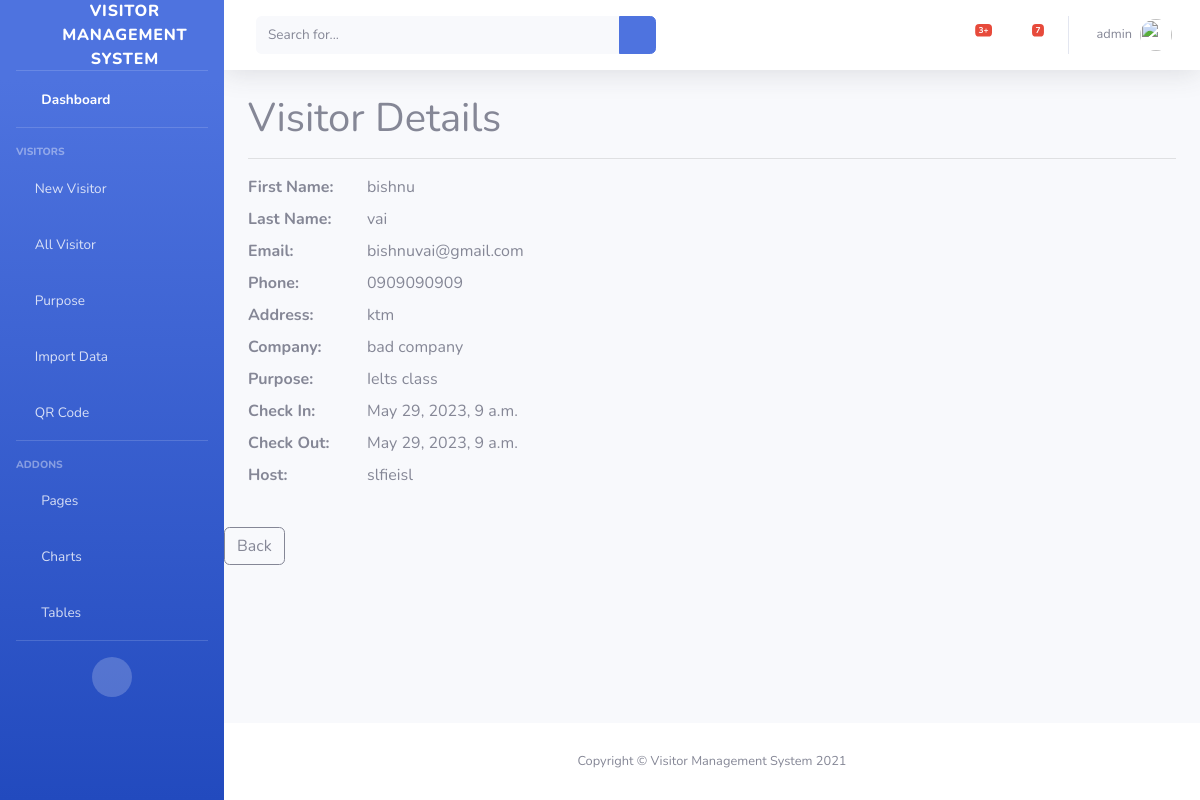
The page /visitor/details/11 (signed in) on the database its author committed.
### visitors/models.py (models this page shows)
class Visitor(models.Model):
    first_name = models.CharField(max_length=50)
    last_name = models.CharField(max_length=50)
    email = models.EmailField(blank=True, null=True)
    phone = models.CharField(max_length=20, blank=True, null=True)
    address = models.CharField(max_length=100)
    company = models.CharField(max_length=50, blank=True, null=True)
    purpose = models.ForeignKey(Purpose, on_delete=models.CASCADE)
    check_in = models.DateTimeField(blank=True, null=True, auto_now_add=True)
    check_out = models.DateTimeField(blank=True, null=True)
    host = models.CharField(max_length=100,blank=True, null=True)

class Purpose(models.Model):
    name = models.CharField(max_length=100)
    description = models.TextField(null = True)
    status = models.BooleanField(default=True)
    def __str__(self):
        return self.name

### visitors/views.py (the view)
# urls.py: path('visitor/details/<int:id>',views.details, name="details"),
@login_required
def details(request,id):
    visitor = Visitor.objects.get(id=id)
    temp = loader.get_template('details.html')
    context = {
        'visitor':visitor,
    }
    return HttpResponse(temp.render(context,request))

### visitors/templates/details.html
{% extends 'index.html' %}
{% block content %}
    <div class="container">
        <h1>Visitor Details</h1>
        <hr>
        <div class="row">
            <div class="col-md-6">
                <dl class="row">
                    <dt class="col-sm-3">First Name:</dt>
                    <dd class="col-sm-9">{{ visitor.first_name }}</dd>
                    <dt class="col-sm-3">Last Name:</dt>
                    <dd class="col-sm-9">{{ visitor.last_name }}</dd>
                    <dt class="col-sm-3">Email:</dt>
                    <dd class="col-sm-9">{{ visitor.email }}</dd>
                    <dt class="col-sm-3">Phone:</dt>
                    <dd class="col-sm-9">{{ visitor.phone }}</dd>
                    <dt class="col-sm-3">Address:</dt>
                    <dd class="col-sm-9">{{ visitor.address }}</dd>
                    <dt class="col-sm-3">Company:</dt>
                    <dd class="col-sm-9">{{ visitor.company }}</dd>
                    <dt class="col-sm-3">Purpose:</dt>
                    <dd class="col-sm-9">{{ visitor.purpose }}</dd>
                    <dt class="col-sm-3">Check In:</dt>
                    <dd class="col-sm-9">{{ visitor.check_in }}</dd>
                    <dt class="col-sm-3">Check Out:</dt>
                    <dd class="col-sm-9">{{ visitor.check_out }}</dd>
                    <dt class="col-sm-3">Host:</dt>
                    <dd class="col-sm-9">{{ visitor.host }}</dd>
                </dl>
            </div>
        </div>
    </div>
    <div class="my-3">
      <a href="/visitor/" class="btn btn-outline-secondary">Back</a>
  </div>
{% endblock %}

### visitors/templates/index.html (shortened to what this page needs)
<!DOCTYPE html>
<html lang="en">
<head>
    {% load static %}
    <link href= '{% static "vendor/fontawesome-free/css/all.min.css" %}' rel="stylesheet" type="text/css">
    <link href= '{%static "css/sb-admin-2.min.css" %}' rel="stylesheet">
</head>
<body id="page-top">
    <div id="wrapper">
        <ul class="navbar-nav bg-gradient-primary sidebar sidebar-dark accordion" id="accordionSidebar">
            <a class="sidebar-brand d-flex align-items-center justify-content-center" href="index.html">
                <div class="sidebar-brand-icon rotate-n-15">
                    <i class="fas fa-laugh-wink"></i>
                </div>
                <div class="sidebar-brand-text mx-3">Visitor Management System</div>
            </a>
            <hr class="sidebar-divider my-0">
            <li class="nav-item active">
                <a class="nav-link" href="/dashboard/">
                    <i class="fas fa-fw fa-tachometer-alt"></i>
                    <span>Dashboard</span></a>
            </li>
            <hr class="sidebar-divider">
            <div class="sidebar-heading">
                Visitors
            </div>
            <li class="nav-item">
                <a class="nav-link" href="/new/">
                    <i class="fa fa-plus"></i>
                    <span>New Visitor</span></a>
            </li>
            <li class="nav-item">
                <a class="nav-link" href="/visitor/">
                    <i class="fas fa-user"></i>
                    <span>All Visitor</span></a>
            </li>
            <li class="nav-item">
                <a class="nav-link" href="/purpose/">
                    <i class="fas fa-briefcase"></i>
                    <span>Purpose</span></a>
            </li>
            <li class="nav-item">
                <a class="nav-link" href="/importdata/">
                    <i class="fas fa-arrow-circle-down"></i>
                    <span>Import Data</span></a>
            </li>
            <li class="nav-item">
                <a class="nav-link" href="/qr/">
                    <i class="fas fa-qrcode"></i>
                    <span>QR Code</span></a>
            </li>
            <hr class="sidebar-divider">
            <div class="sidebar-heading">
                Addons
            </div>
            <li class="nav-item">
                <a class="nav-link collapsed" href="#" data-toggle="collapse" data-target="#collapsePages"
                    aria-expanded="true" aria-controls="collapsePages">
                    <i class="fas fa-fw fa-folder"></i>
                    <span>Pages</span>
                </a>
            </li>
            <li class="nav-item">
                <a class="nav-link" href="charts.html">
                    <i class="fas fa-fw fa-chart-area"></i>
                    <span>Charts</span></a>
            </li>
            <li class="nav-item">
                <a class="nav-link" href="tables.html">
                    <i class="fas fa-fw fa-table"></i>
                    <span>Tables</span></a>
            </li>
            <hr class="sidebar-divider d-none d-md-block">
            <div class="text-center d-none d-md-inline">
                <button class="rounded-circle border-0" id="sidebarToggle"></button>
            </div>
        </ul>
        <div id="content-wrapper" class="d-flex flex-column">
            <div id="content">
                <nav class="navbar navbar-expand navbar-light bg-white topbar mb-4 static-top shadow">
                    <form
                        class="d-none d-sm-inline-block form-inline mr-auto ml-md-3 my-2 my-md-0 mw-100 navbar-search">
                        <div class="input-group">
                            <input type="text" class="form-control bg-light border-0 small" placeholder="Search for..."
                                aria-label="Search" aria-describedby="basic-addon2">
                            <div class="input-group-append">
                                <button class="btn btn-primary" type="button">
                                    <i class="fas fa-search fa-sm"></i>
                                </button>
                            </div>
                        </div>
                    </form>
                    <ul class="navbar-nav ml-auto">
                        <li class="nav-item dropdown no-arrow mx-1">
                            <a class="nav-link dropdown-toggle" href="#" id="alertsDropdown" role="button"
                                data-toggle="dropdown" aria-haspopup="true" aria-expanded="false">
                                <i class="fas fa-bell fa-fw"></i>
                                <span class="badge badge-danger badge-counter">3+</span>
                            </a>
                        </li>
                        <li class="nav-item dropdown no-arrow mx-1">
                            <a class="nav-link dropdown-toggle" href="#" id="messagesDropdown" role="button"
                                data-toggle="dropdown" aria-haspopup="true" aria-expanded="false">
                                <i class="fas fa-envelope fa-fw"></i>
                                <span class="badge badge-danger badge-counter">7</span>
                            </a>
                        </li>
                        <li class="nav-item dropdown no-arrow">
                            <a class="nav-link dropdown-toggle" href="#" id="userDropdown" role="button"
                                data-toggle="dropdown" aria-haspopup="true" aria-expanded="false">
                                <span class="mr-2 d-none d-lg-inline text-gray-600 small">{{ request.user.username }}</span>
                                <img class="img-profile rounded-circle"
                                    src='{%static "img/undraw_profile.svg"%}'>
                            </a>
                        </li>
                    </ul>
                </nav>
                {% block content %}
                {% endblock %}
            </div>
            <footer class="sticky-footer bg-white">
                <div class="container my-auto">
                    <div class="copyright text-center my-auto">
                        <span>Copyright &copy; Visitor Management System 2021</span>
                    </div>
                </div>
            </footer>
        </div>
    </div>
</body>
</html>

### rows shown on the page
Visitor: first_name "bishnu", last_name "vai", email "bishnuvai@gmail.com", phone "0909090909", address "ktm", company "bad company", purpose "Ielts class", check_in "May 29, 2023, 9 a.m.", check_out "May 29, 2023, 9 a.m.", host "slfieisl"

### other values the page prints
{{ request.user.username }} "admin"
